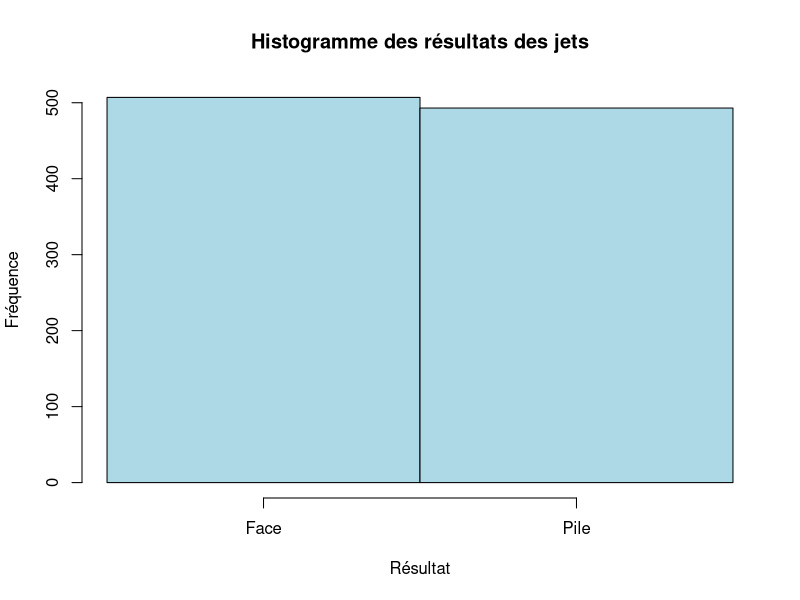

The R source for this figure:
# Exo1 Exemple de 1000 simulations du jet d'une pièce équilibrée pour estimer la probabilité d'obtenir "pile"
set.seed(123)
# Simulation de 1000 jets (0 = face, 1 = pile)
jets <- rbinom(1000, 1, 0.5)
# Histogramme
hist(jets,
  breaks = c(-0.5, 0.5, 1.5),
  main = "Histogramme des résultats des jets",
  xlab = "Résultat",
  ylab = "Fréquence",
  col = "lightblue",
  xaxt = "n")
  axis(1, at = c(0, 1), labels = c("Face", "Pile"))
